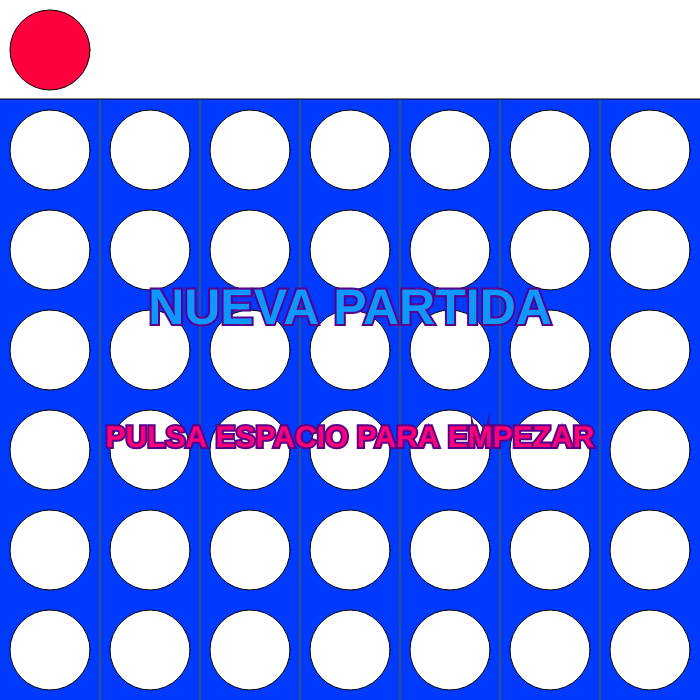
Frame 1 (no input)
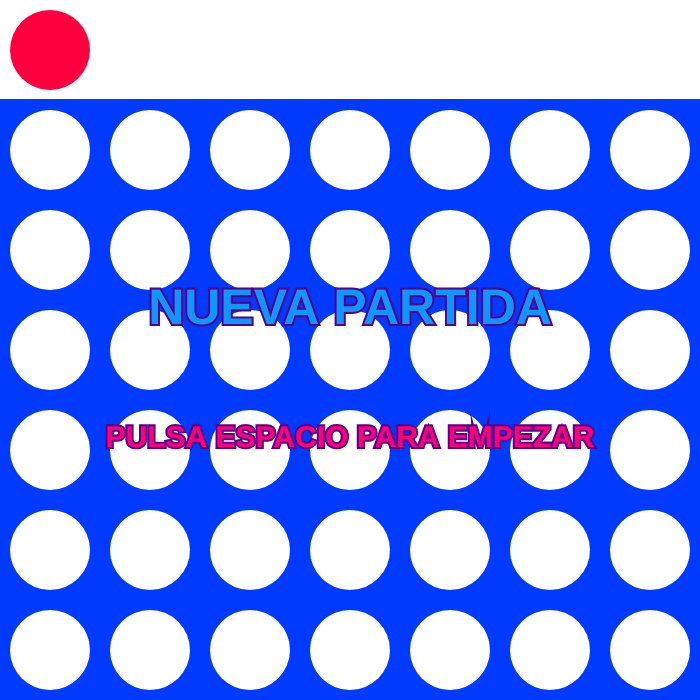
Frame 60 (no input)
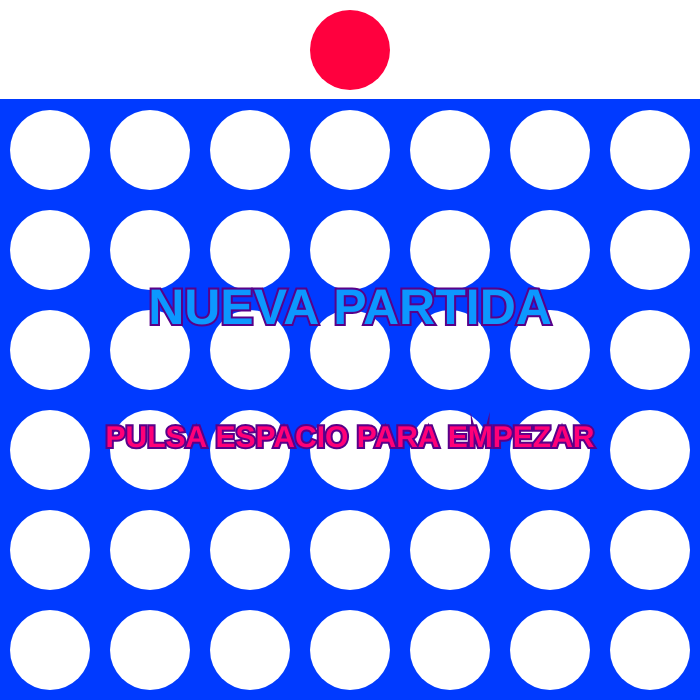
Frame 120 (the mouse pressed at the canvas centre since frame 60)

The p5.js sketch that drew these frames (run headless with seeded random() and noise() and a simulated clock; from frame 60 on, the mouse is pressed at the canvas centre):

// p5.js sketch
// ── sketch.js
const columnas = 7;
const filas = 6;
const anchoCelda = 100;
const anchoCirculo = 80;
const tablero = Array(6).fill().map(() => Array(7).fill(0));

let jugador = 1;
let posicionJugador;
let victoria = 0;

let textoInicio = true;
let spacePressed = false;
let stopped = false;
let seconds;
let startTime;
let elapsedTime;

function setup() {
  createCanvas(columnas * anchoCelda, filas * anchoCelda + anchoCelda);
}

function haGanado() {
  // Prueba horizontal
  for (let j = 0; j < filas; j++) {
    for (let i = 0; i <= columnas - 4; i++) {
      const prueba = tablero[j][i];
      if (prueba != 0) {
        let temp = true;
        for (let k = 0; k < 4; k++) {
          if (tablero[j][i + k] !== prueba) {
            temp = false;
          }
        }
        if (temp == true) {
          return true;
        }
      }
    }
  }

  // Prueba vertical
  for (let j = 0; j <= filas - 4; j++) {
    for (let i = 0; i < columnas; i++) {
      const prueba = tablero[j][i];
      if (prueba != 0) {
        let temp = true;
        for (let k = 0; k < 4; k++) {
          if (tablero[j + k][i] !== prueba) {
            temp = false;
          }
        }
        if (temp == true) {
          return true;
        }
      }
    }
  }

  // Prueba diagonal
  for (let j = 0; j <= filas - 4; j++) {
    for (let i = 0; i <= columnas - 4; i++) {
      const prueba = tablero[j][i];
      if (prueba != 0) {
        let temp = true;
        for (let k = 0; k < 4; k++) {
          if (tablero[j + k][i + k] !== prueba) {
            temp = false;
          }
        }
        if (temp == true) {
          return true;
        }
      }
    }
  }

  // Prueba antidiagonal
  for (let j = 0; j <= filas - 4; j++) {
    for (let i = 4; i < columnas; i++) {
      const prueba = tablero[j][i];
      if (prueba != 0) {
        let temp = true;
        for (let k = 0; k < 4; k++) {
          if (tablero[j + k][i - k] !== prueba) {
            temp = false;
          }
        }
        if (temp == true) {
          return true;
        }
      }
    }
  }

  return false;
}

function draw() {
  background(0, 58, 255);
  posicionJugador = floor(mouseX / anchoCelda)

  stroke(0);
  fill(255);
  rect(-1, -1, width + 2, anchoCelda);
  for (let j = 0; j < filas; j++) {
    for (let i = 0; i < columnas; i++) {
      fill(255);
      if (tablero[j][i] == 1) {
        fill(255, 0, 62);
      } else if (tablero[j][i] == 2) {
        fill(255, 197, 0);
      }
      ellipse(i * anchoCelda + anchoCelda / 2, j * anchoCelda + 3 * anchoCelda / 2, anchoCirculo);
    }
  }

  stroke(102, 102, 0);
  for (let x = anchoCelda; x < width; x += anchoCelda) {
    line(x, anchoCelda, x, height);
  }

  stroke(0);
  if (jugador == 1) {
    fill(255, 0, 62);
  } else if (jugador == 2) {
    fill(255, 197, 0);
  }
  ellipse((posicionJugador + 0.5) * anchoCelda, anchoCelda / 2, anchoCirculo);
  noStroke();

  if (textoInicio) {
    textAlign(CENTER, CENTER);
    textStyle(BOLD);
    stroke(88, 0, 138);
    strokeWeight(4);

    fill(12, 152, 255);
    textSize(50);
    text("NUEVA PARTIDA", width / 2, (height / 2) - 40);

    fill(255, 0, 120);
    textSize(30);
    text("\nPULSA ESPACIO PARA EMPEZAR", width / 2, (height / 2) + 70);

    strokeWeight(0);
    noStroke();
  }
  if (!stopped) {
    // calcular el tiempo transcurrido desde el inicio
    elapsedTime = millis() - startTime;
    // convertir el tiempo transcurrido a segundos
    seconds = Math.floor(elapsedTime / 1000);
  }
  if (spacePressed) {
    fill(12, 152, 255);
    textSize(20);
    textStyle(BOLD);
    text(`${isNaN(seconds) ? 'TIEMPO: 0' : 'TIEMPO:' + seconds}`, 100, 30);
  }
  if (victoria != 0) {
    stopped = true;
    textAlign(CENTER, CENTER);
    textStyle(BOLD);
    stroke(255);
    strokeWeight(5);
    fill(12, 152, 255);
    textSize(30);
    if (victoria == 3) {
      text("PARTIDO EMPATADO!", width / 2, anchoCelda / 2);
      fill(255, 0, 120);
      textSize(20);
      text("TIEMPO TOTAL: " + seconds, width / 2, (anchoCelda / 2) + 35);
    } else if (victoria == 4) {
      text("PARTIDO TERMINADO!", width / 2, anchoCelda / 2);
      fill(255, 0, 120);
      textSize(20);
      text("TIEMPO TOTAL: " + seconds, width / 2, (anchoCelda / 2) + 35);
    } else {
      text(`${victoria > 1 ? 'JUGADOR AMARILLO' : 'JUGADOR ROJO'} GANADOR!`, width / 2, anchoCelda / 2)
      fill(255, 0, 120);
      textSize(20);
      text("TIEMPO TOTAL: " + seconds, width / 2, (anchoCelda / 2) + 35);
    }
    noStroke();
    strokeWeight(0);
    noLoop();
  }
}

function keyPressed() {
  if (key === ' ') {
    if (textoInicio) {
      textoInicio = !textoInicio;
      startTime = millis();
      spacePressed = true;
    } else if (victoria !== 0) {
      resetGame(); // Reiniciar el juego si se presiona la tecla de espacio después de la victoria
    }
  }
}

function mousePressed() {
  if (spacePressed) {
    if (tablero[0][posicionJugador] != 0) {
      victoria = 4;
    }

    tablero[0][posicionJugador] = jugador;
    let i = 0;
    while (true) {
      if (i >= filas - 1) {
        break;
      }
      if (tablero[i + 1][posicionJugador] != 0) {
        break;
      }
      [tablero[i + 1][posicionJugador], tablero[i][posicionJugador]] = [tablero[i][posicionJugador], tablero[i + 1][posicionJugador]];
      i++;
    }

    if (haGanado()) {
      victoria = jugador;
      spacePressed = false;
    }

    let empate = true;
    for (let j = 0; j < filas; j++) outer: {
      for (let i = 0; i < columnas; i++) {
        if (tablero[j][i] == 0) {
          empate = false;
        }
      }
    }

    if (empate) {
      victoria = 3;
      spacePressed = false;
    }

    jugador = 3 - jugador;
  }
}

function resetGame() {
  tablero.forEach(row => row.fill(0)); // Reiniciar el tablero a ceros
  jugador = 1; // Reiniciar el jugador actual
  victoria = 0; // Reiniciar el estado de victoria
  startTime = 0; // Reiniciar el tiempo de inicio
  elapsedTime = 0; // Reiniciar el tiempo transcurrido
  seconds = 0;
  stopped = false; // Reiniciar el estado de detención del juego
  textoInicio = true; // Mostrar el texto de inicio nuevamente
  spacePressed = false; // Reiniciar el estado de la tecla de espacio

  loop(); // Volver a habilitar el bucle de dibujo

}
